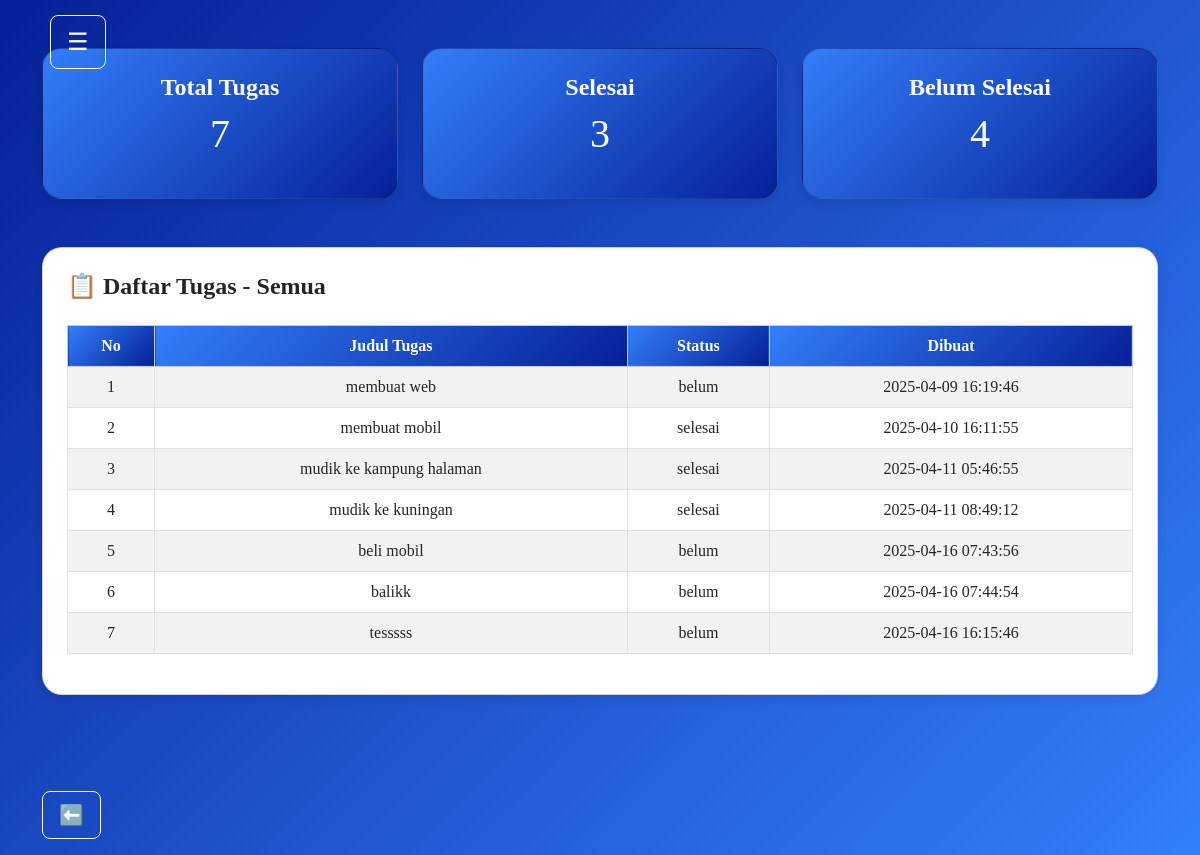
The page /admin/daftar_tugas.php (signed in) on the database its author committed.
### tables this page shows
CREATE TABLE `tasks` (
  `id` int(11) NOT NULL,
  `judul` varchar(255) NOT NULL,
  `status` enum('belum','selesai') NOT NULL DEFAULT 'belum',
  `user_id` int(11) DEFAULT NULL,
  `created_at` timestamp NOT NULL DEFAULT current_timestamp(),
  `updated_at` timestamp NOT NULL DEFAULT current_timestamp() ON UPDATE current_timestamp()
);

### admin/daftar_tugas.php (the view, shortened to what this page needs)
<?php
include '../config/db.php';
$totalTasks = $conn->query("SELECT COUNT(*) AS total FROM tasks")->fetch_assoc()['total'];
$completedTasks = $conn->query("SELECT COUNT(*) AS total FROM tasks WHERE status = 'selesai'")->fetch_assoc()['total'];
$pendingTasks = $conn->query("SELECT COUNT(*) AS total FROM tasks WHERE status = 'belum'")->fetch_assoc()['total'];
$filter = $_GET['filter'] ?? 'semua';
if ($filter === 'selesai') {
    $tasks = $conn->query("SELECT * FROM tasks WHERE status = 'selesai'");
} elseif ($filter === 'belum') {
    $tasks = $conn->query("SELECT * FROM tasks WHERE status = 'belum'");
} else {
    $tasks = $conn->query("SELECT * FROM tasks");
}
?>
<!DOCTYPE html>
<html lang="en">
<head>
    <link href="https://cdn.jsdelivr.net/npm/bootstrap@5.3.0/dist/css/bootstrap.min.css" rel="stylesheet">
</head>
<body>
<?php include '../sidebar.php'; ?>
<div class="container mt-5">
    <div class="row mb-4">
        <div class="col-md-4">
            <a href="daftar_tugas.php?filter=semua" class="text-decoration-none">
                <div class="card p-4 text-white text-center"
                    style="background: linear-gradient(135deg,rgb(51, 127, 250),rgb(6, 32, 151)); border-radius: 20px;">
                    <h4>Total Tugas</h4>
                    <p class="display-6"><?php echo $totalTasks; ?></p>
                </div>
            </a>
        </div>
        <div class="col-md-4">
            <a href="daftar_tugas.php?filter=selesai" class="text-decoration-none">
                <div class="card p-4 text-white text-center"
                    style="background: linear-gradient(135deg,rgb(51, 127, 250),rgb(6, 32, 151)); border-radius: 20px;">
                    <h4>Selesai</h4>
                    <p class="display-6"><?php echo $completedTasks; ?></p>
                </div>
            </a>
        </div>
        <div class="col-md-4">
            <a href="daftar_tugas.php?filter=belum" class="text-decoration-none">
                <div class="card p-4 text-white text-center"
                    style="background: linear-gradient(135deg,rgb(51, 127, 250),rgb(6, 32, 151)); border-radius: 20px;">
                    <h4>Belum Selesai</h4>
                    <p class="display-6"><?php echo $pendingTasks; ?></p>
                </div>
            </a>
        </div>
    </div>
    <div class="card p-4 mt-5">
        <h4 class="mb-4">📋 Daftar Tugas - <?= ucfirst($filter) ?></h4>
        <table class="table table-bordered text-center table-striped">
            <thead class="table-primary">
                <tr>
                    <th style="background: linear-gradient(135deg, #337FFA, #062097); color: white;">No</th>
                    <th style="background: linear-gradient(135deg, #337FFA, #062097); color: white;">Judul Tugas</th>
                    <th style="background: linear-gradient(135deg, #337FFA, #062097); color: white;">Status</th>
                    <th style="background: linear-gradient(135deg, #337FFA, #062097); color: white;">Dibuat</th>
                </tr>
            </thead>
            <tbody>
                <?php $no = 1; while ($task = $tasks->fetch_assoc()): ?>
                    <tr>
                        <td><?= $no++ ?></td>
                        <td><?= htmlspecialchars($task['judul']) ?></td>
                        <td><?= $task['status'] ?></td>
                        <td><?= $task['created_at'] ?></td>
                    </tr>
                <?php endwhile; ?>
            </tbody>
        </table>
    </div>
</div>
<div class="container mt-5 pt-5">
    <a href="dashboard_admin.php" class="btn btn-outline-light btn-lg mb-3 btn-press" style="bg-black">
        <i class="bi bi-arrow-left-circle"></i> ⬅️
    </a>
</div>
</body>
</html>

### sidebar.php (shortened to what this page needs)
<button class="btn btn-outline-light btn-lg mb-3 btn-press" id="menu-toggle" onclick="toggleSidebar()" style="position: fixed; top: 15px; left: 50px; z-index: 1100;">
    <span style="font-size: 24px;">&#9776;</span>
</button>

### admin/daftar_tugas.php (style rules this page uses)
body { font-family: 'Times New Roman', serif; background: linear-gradient(135deg,rgb(6, 32, 151), rgb(51, 127, 250)); }
.card { border-radius: 20px; box-shadow: 0 4px 10px rgba(0,0,0,0.1); }
.card h4 { font-weight: bold; }

### rows shown on the page
tasks: judul "membuat web", status "belum", created_at "2025-04-09 16:19:46"
tasks: judul "membuat mobil", status "selesai", created_at "2025-04-10 16:11:55"
tasks: judul "mudik ke kampung halaman", status "selesai", created_at "2025-04-11 05:46:55"
tasks: judul "mudik ke kuningan", status "selesai", created_at "2025-04-11 08:49:12"
tasks: judul "beli mobil", status "belum", created_at "2025-04-16 07:43:56"
tasks: judul "balikk", status "belum", created_at "2025-04-16 07:44:54"
tasks: judul "tesssss", status "belum", created_at "2025-04-16 16:15:46"

### other values the page prints
$totalTasks "7"
$completedTasks "3"
$pendingTasks "4"
$filter "Semua"
